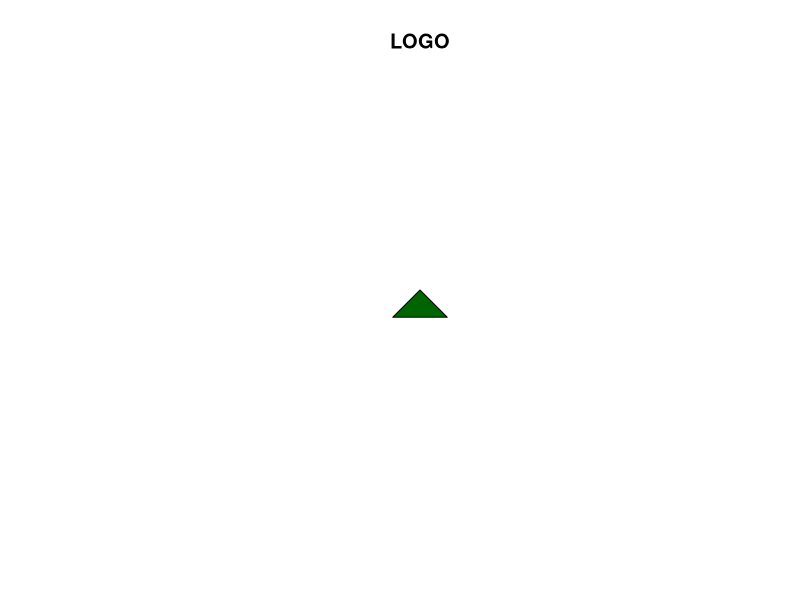
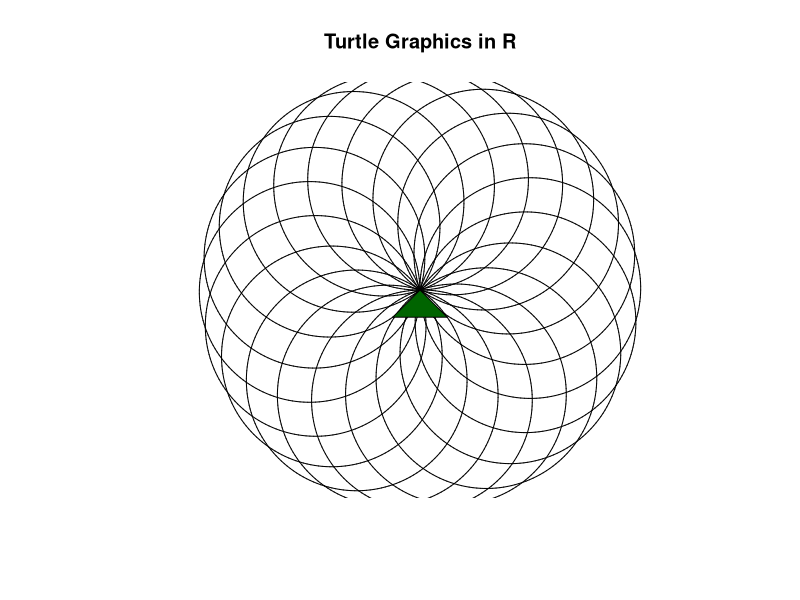

Write the R code that produced these figures, in order.
## ---- chunk 1
turtle <- new.env()
init_turtle <- function(xlim = c(-50, 50), ylim = c(-50, 50)) {
  turtle$position <- c(0, 0)
  turtle$heading <- 90  
  turtle$pen <- TRUE
  turtle$visible <- TRUE
  turtle$history <- list()
  turtle$xlim <- xlim
  turtle$ylim <- ylim
  
  # Initialize the plot
  plot(NA, xlim = xlim, ylim = ylim, type = "n", asp = 1,
       xlab = "", ylab = "", axes = FALSE, main = "LOGO")
  
  
  draw_turtle()
}

draw_turtle <- function() {
  if (!turtle$visible) return()
  
  # access current state
  x <- turtle$position[1]
  y <- turtle$position[2]
  angle <- turtle$heading
  
  # turtle shape size
  size <- 10  # Size of the turtle
  radians <- function(deg) deg * pi / 180
  
  # calculate shape points
  p1 <- c(x, y)
  p2 <- c(x + size * cos(radians(angle - 135)),
          y + size * sin(radians(angle - 135)))
  p3 <- c(x + size * cos(radians(angle + 135)),
          y + size * sin(radians(angle + 135)))
  
  # draw triangle
  polygon(x = c(p1[1], p2[1], p3[1]), y = c(p1[2], p2[2], p3[2]),
          col = "darkgreen", border = "black")
}

redraw <- function() {
  plot(NA, xlim = turtle$xlim, ylim = turtle$ylim, type = "n", asp = 1,
       xlab = "", ylab = "", axes = FALSE, main = "Turtle Graphics in R")
  
  if (length(turtle$history) > 0) {
    segments(
      x0 = sapply(turtle$history, `[`, 1),
      y0 = sapply(turtle$history, `[`, 2),
      x1 = sapply(turtle$history, `[`, 3),
      y1 = sapply(turtle$history, `[`, 4)
    )
  }
  
  draw_turtle()
}

## ---- chunk 2
move_turtle <- function(steps, redraw = TRUE) {
  x0 <- turtle$position[1]
  y0 <- turtle$position[2]
  angle_rad <- turtle$heading * pi / 180
  
  x1 <- x0 + steps * cos(angle_rad)
  y1 <- y0 + steps * sin(angle_rad)
  
  if (turtle$pen) {
    turtle$history[[length(turtle$history) + 1]] <- c(x0, y0, x1, y1)
  }
  
  turtle$position <- c(x1, y1)
  
  if (redraw) redraw()
}

fd <- function(steps, redraw = TRUE) move_turtle(steps, redraw = redraw)
bk <- function(steps, redraw = TRUE) move_turtle(-steps, redraw = redraw)



lt <- function(degrees, redraw = TRUE) {
  turtle$heading <- (turtle$heading + degrees) %% 360
  if (redraw) redraw()
}

rt <- function(degrees, redraw = TRUE) {
  turtle$heading <- (turtle$heading - degrees) %% 360
  if (redraw) redraw()
}
## ---- chunk 3
init_turtle()
for (i in 1:20){
  for (j in 1:180) {
    fd(1, redraw = FALSE)
    rt(2, redraw = FALSE)
  }
  rt(18, redraw = FALSE)
}
redraw()
## ---- chunk 4
home <- function() {
  x0 <- turtle$position[1]
  y0 <- turtle$position[2]
  x1 <- 0
  y1 <- 0
  
  if (turtle$pen) {
    turtle$history[[length(turtle$history) + 1]] <- c(x0, y0, x1, y1)
  }
  turtle$position <- c(x1, y1)
  
  redraw()
}

clearscreen <- function() {
  
  turtle$history <- list()
  
  turtle$position <- turtle$home
  turtle$heading <- 90
  
  redraw()
}
